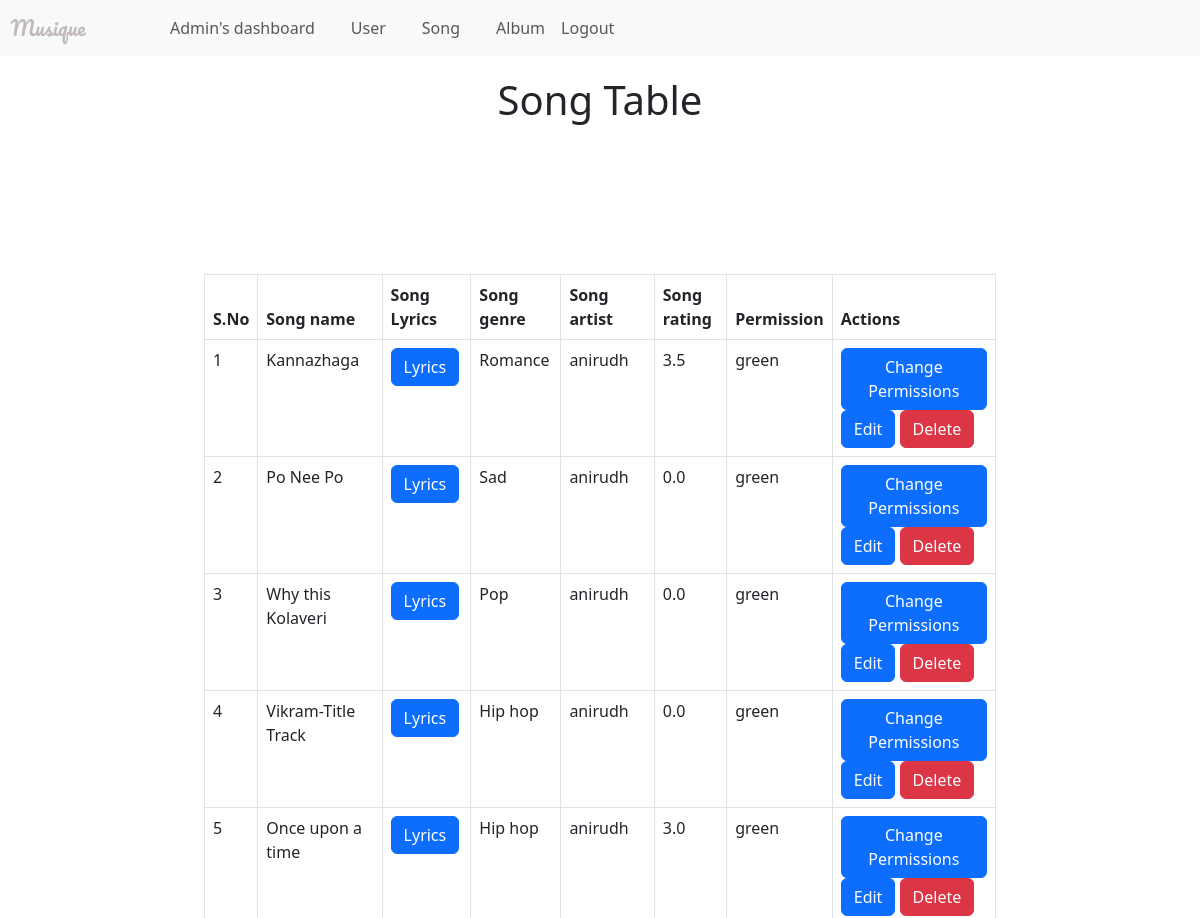
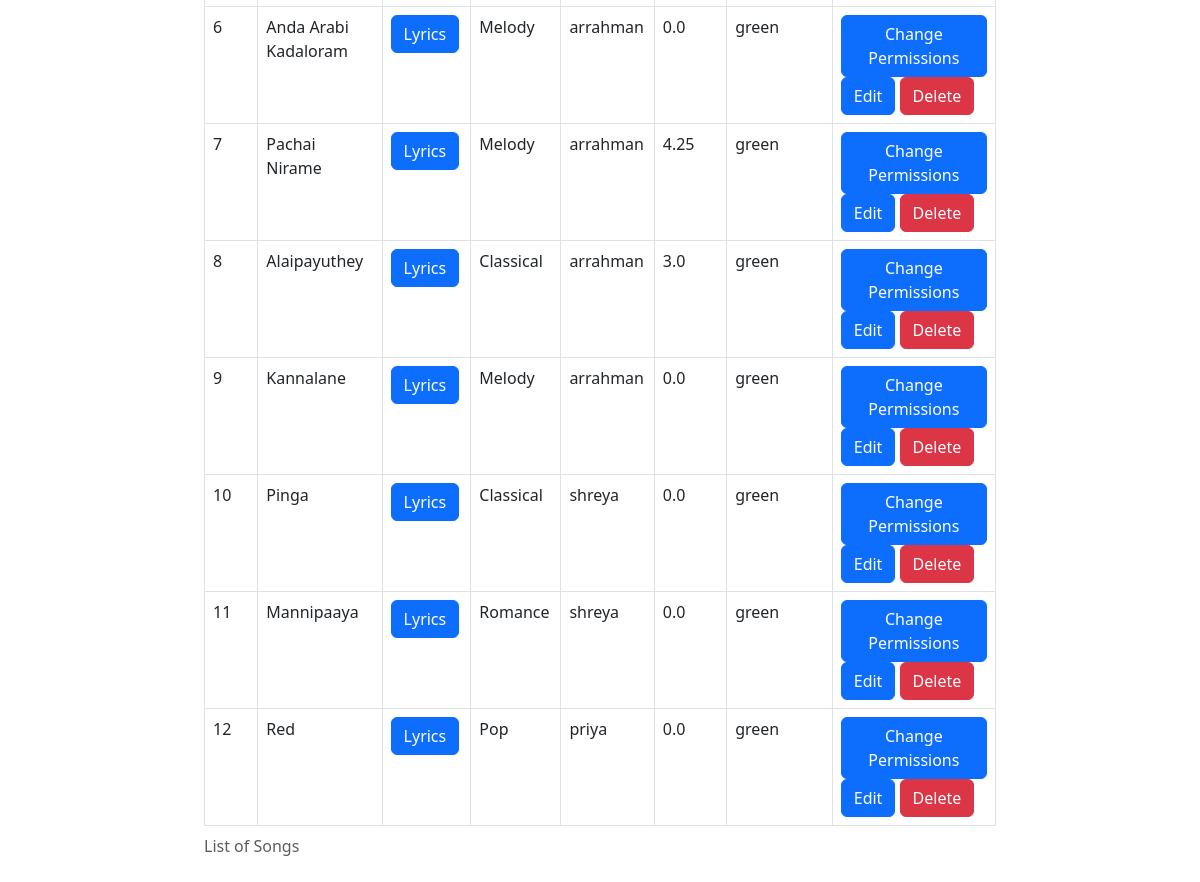
Screenshot of /admin/song/ (signed in) with the database file from the repository (2 pictures, top to bottom).
### website/models.py (models this page shows)
class Song(db.Model):
    Songid = db.Column(db.Integer, primary_key=True, autoincrement=True)
    Song_name = db.Column(db.String, nullable=False)
    Song_Lyrics = db.Column(db.String, nullable=False)
    Song_Artist = db.Column(db.String, nullable=False)
    Song_genre = db.Column(db.String, nullable=False)
    Song_rating = db.Column(db.Float, default=0)  # Change to Float for more precise average
    creator_id = db.Column(db.Integer, db.ForeignKey('user.id'))
    album_id = db.Column(db.Integer, db.ForeignKey('album.album_id'))
    flag = db.Column(db.String, default='green')
    playlist_id = db.Column(db.Integer, db.ForeignKey('playlist.id'))
    ratings = db.relationship('Rating', backref='song', lazy=True)

### website/auth.py (the view)
@auth.route('/admin/song/')
@login_required
def song_table():
        result = db.session.query(
            Song.Songid,
            Song.Song_name,
            Song.Song_Lyrics,
            Song.Song_genre,
            Song.Song_Artist,
            Song.Song_rating,
            Song.flag
        )
        return render_template('admin/song_table.html',songs=result)

### website/__init__.py (called while the page is built)
def create_app():
    app = Flask(__name__, static_url_path='/static', static_folder='static')
    app.config['SECRET_KEY'] = 'hjshjhdjah kjshkjdhjs'
    app.config['SQLALCHEMY_DATABASE_URI'] = f'sqlite:///{DB_NAME}'
    db.init_app(app)
    from .auth import auth
    from .models import User, Song, Album, Playlist
    app.register_blueprint(auth, url_prefix='/')
    with app.app_context():
        db.create_all()
    login_manager.login_view = 'auth.login'
    login_manager.init_app(app)
    @login_manager.user_loader
    def load_user(id):
        return User.query.get(int(id))
    return app

### website/templates/admin/song_table.html (shortened to what this page needs)
<!DOCTYPE html>
<html lang="en">
<head>
    <link href="https://cdn.jsdelivr.net/npm/bootstrap@5.3.0/dist/css/bootstrap.min.css" rel="stylesheet">
</head>
<body>
    <nav class="navbar navbar-expand-lg navbar-light bg-light">
        <div class="container-fluid">
            <a class="navbar-brand fancy-font" href="#">
                Musique
            </a>
            <div class="collapse navbar-collapse" id="navbarNav">
                <ul class="navbar-nav" style="margin-left: 150px;">
                    <li class="nav-item" style="margin-right: 20px;">
                        <a class="nav-link btn btn-outline-primary" href="{{ url_for('auth.index') }}">Admin's dashboard</a>
                    </li>
                    <li class="nav-item" style="margin-right: 20px;">
                        <a class="nav-link btn btn-outline-primary" href="{{ url_for('auth.user_table') }}">User</a>
                    </li>
                    <li class="nav-item" style="margin-right: 20px;">
                        <a class="nav-link btn btn-outline-primary" href="{{ url_for('auth.song_table') }}">Song</a>
                    </li>
                    <li class="nav-item">
                        <a class="nav-link btn btn-outline-primary" href="{{ url_for('auth.album_table') }}">Album</a>
                    </li>
                </ul>
                <ul class="navbar-nav ml-auto">
                    <li class="nav-item">
                        <a class="nav-link btn btn-outline-primary" href="{{ url_for('auth.welcome')}}">Logout</a>
                    </li>
                </ul>
            </div>
        </div>
    </nav>
    <h1 class="page-title">Song Table</h1>
    <div class="row justify-content-center">
        <div class="col-md-8">
            <table class="table table-bordered">
                <caption>List of Songs</caption>
                <thead>
                <tr>
                    <th scope="col">S.No</th>
                    <th scope="col">Song name</th>
                    <th scope="col">Song Lyrics</th>
                    <th scope="col">Song genre</th>
                    <th scope="col">Song artist</th>
                    <th scope="col">Song rating</th>
                    <th scope="col">Permission</th>
                    <th scope="col">Actions</th>
                </tr>
                </thead>
                <tbody>
                    {% for song in songs %}
                    <tr>
                        <td>{{ song[0] }}</td>
                        <td>{{ song[1] }}</td>
                        <td><button type="button" class="btn btn-primary" data-bs-toggle="modal" data-bs-target="#lyricsModal{{ song.Songid }}">
                            Lyrics
                        </button></td>
                        <td>{{ song[3] }}</td>
                        <td>{{ song[4] }}</td>
                        <td>{{ song[5] }}</td>
                        <td>{{ song[6] }}</td>
                        <td>
                            <a href="{{ url_for('auth.change_song_permissions', Songid=song[0], flag=song[6]) }}" class="btn btn-primary" data-bs-toggle="modal" data-bs-target="#permissionModal{{ song[0] }}">Change Permissions</a>
                            <a href="{{ url_for('auth.song_table_query', Songid=song[0]) }}" class="btn btn-primary" data-bs-toggle="modal" data-bs-target="#editModal{{ song[0] }}">Edit</a>
                            <a href="{{ url_for('auth.delete_song', Songid=song[0]) }}" class="btn btn-danger" data-bs-toggle="modal" data-bs-target="#deleteModal{{ song[0] }}">Delete</a>
                        </td>
                    </tr>
                    {% endfor %}
                </tbody>
            </table>
        </div>
    </div>
</body>
</html>

### website/templates/admin/song_table.html (style rules this page uses)
.fancy-font { font-family: 'Pacifico', cursive; color: #c2baba; margin-bottom: 20px; position: absolute; top: 50%; left: 4%; transform: translate(-50%, -50%); }
.navbar-brand { font-family: 'Pacifico',cursive !important; }
.page-title { text-align: center; margin-top: 20px; }

### rows the page displays
Song: Songid "1", Song_name "Kannazhaga", Song_genre "Romance", Song_Artist "anirudh", Song_rating "3.5", flag "green"
Song: Songid "2", Song_name "Po Nee Po", Song_genre "Sad", Song_Artist "anirudh", Song_rating "0.0", flag "green"
Song: Songid "3", Song_name "Why this Kolaveri", Song_genre "Pop", Song_Artist "anirudh", Song_rating "0.0", flag "green"
Song: Songid "4", Song_name "Vikram-Title Track", Song_genre "Hip hop", Song_Artist "anirudh", Song_rating "0.0", flag "green"
Song: Songid "5", Song_name "Once upon a time", Song_genre "Hip hop", Song_Artist "anirudh", Song_rating "3.0", flag "green"
Song: Songid "6", Song_name "Anda Arabi Kadaloram", Song_genre "Melody", Song_Artist "arrahman", Song_rating "0.0", flag "green"
Song: Songid "7", Song_name "Pachai Nirame", Song_genre "Melody", Song_Artist "arrahman", Song_rating "4.25", flag "green"
Song: Songid "8", Song_name "Alaipayuthey", Song_genre "Classical", Song_Artist "arrahman", Song_rating "3.0", flag "green"
Song: Songid "9", Song_name "Kannalane", Song_genre "Melody", Song_Artist "arrahman", Song_rating "0.0", flag "green"
Song: Songid "10", Song_name "Pinga", Song_genre "Classical", Song_Artist "shreya", Song_rating "0.0", flag "green"
Song: Songid "11", Song_name "Mannipaaya", Song_genre "Romance", Song_Artist "shreya", Song_rating "0.0", flag "green"
Song: Songid "12", Song_name "Red", Song_genre "Pop", Song_Artist "priya", Song_rating "0.0", flag "green"
